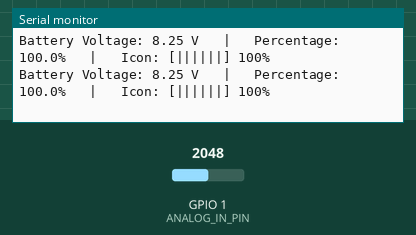
Simulated run of this sketch. Board: ESP32-C3. On the bench: the last lines printed to the serial monitor. The inputs (shaded band) are chosen by the test bench; at power-on: GPIO 1 (ANALOG_IN_PIN) = 2048.

Above: at 1.3 s.
1.4 s: GPIO 1 (ANALOG_IN_PIN) set to 931
At 1.9 s:
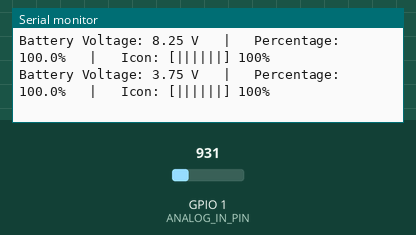
2.9 s: GPIO 1 (ANALOG_IN_PIN) set to 810
At 3.4 s:
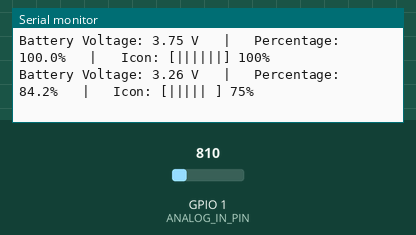

Measured:
- the behaviour switches between 869 and 868 on GPIO 1 (ANALOG_IN_PIN) (found by bisection; images 1 and 2)
- after the input at 1.4 s, the serial monitor: prints a new line after 0.10 s (image 1)
- after the input at 2.9 s, the serial monitor: prints a new line after 0.11 s (image 2)

The sketch:

Battery_Percentage.ino
```cpp
/*
 * ESP32C3 Battery Monitor with ASCII Icon
 * @auther : Ziad-Elmekawy
 * @file   : Hardware/Battery Percentage
 * @date   : 18, November, 2025
 * @proj   : AURA Health Monitor
 * @desc   : Measure the battery percentage
              and display value on the screen
 */

// ADC pin  = ADC1 in ESP32-C3
#define ANALOG_IN_PIN 1

// REF_VOLTAGE according to the highest value which ESP32-C3 can measure
#define REF_VOLTAGE    3.3
// ESP32-C3 ADC bit resolution = 12-bit
#define ADC_RESOLUTION 4095.0
// Resistor values in voltage divider circuit
#define R1 30000.0
#define R2 7500.0
// Max and Min voltage value to present the battery percentage
#define BATTERY_MAX_VOLTAGE 3.5
#define BATTERY_MIN_VOLTAGE 2.0

void setup() {
  Serial.begin(115200);
}

void loop() {

  int adc_value = analogRead(ANALOG_IN_PIN);
  float voltage_adc = (adc_value * REF_VOLTAGE) / ADC_RESOLUTION;
  float battery_voltage = voltage_adc * (R1 + R2) / R2;

  float percentage = (battery_voltage - BATTERY_MIN_VOLTAGE) * 100.0 /
                     (BATTERY_MAX_VOLTAGE - BATTERY_MIN_VOLTAGE);

  if (percentage > 100) percentage = 100;
  if (percentage < 0) percentage = 0;

  // Battery level zone
  int level;
  if (percentage >= 100)      level = 5;
  else if (percentage >= 75)  level = 4;
  else if (percentage >= 50)  level = 3;
  else if (percentage >= 25)  level = 2;
  else if (percentage >= 10)  level = 1;
  else                        level = 0;

  // ASCII battery icons
  String icons[6] = {
    "[|     ] 0%",      // level 0
    "[||    ] 10%",     // level 1
    "[|||   ] 25%",     // level 2
    "[||||  ] 50%",     // level 3
    "[||||| ] 75%",     // level 4
    "[||||||] 100%"     // level 5
  };

  // Print results
  Serial.print("Battery Voltage: ");
  Serial.print(battery_voltage, 2);
  Serial.print(" V   |   ");

  Serial.print("Percentage: ");
  Serial.print(percentage, 1);
  Serial.print("%   |   ");

  Serial.print("Icon: ");
  Serial.println(icons[level]);

  delay(500);
}
```
